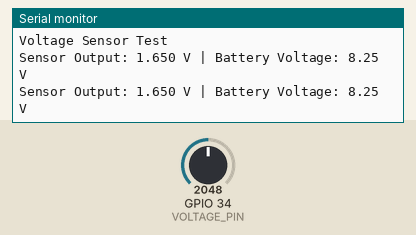
Simulated run of this sketch. Board: ESP32. On the bench: the last lines printed to the serial monitor. The test bench sets the inputs (shaded band); at power-on: GPIO 34 (VOLTAGE_PIN) = 2048 (analog values on the 0–4095 scale).

Above: at 1.2 s.
1.3 s: GPIO 34 (VOLTAGE_PIN) set to 2866
At 2.6 s:
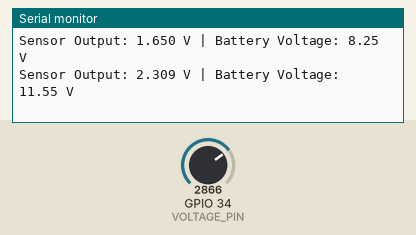
2.8 s: GPIO 34 (VOLTAGE_PIN) set to 3603
At 3.9 s:
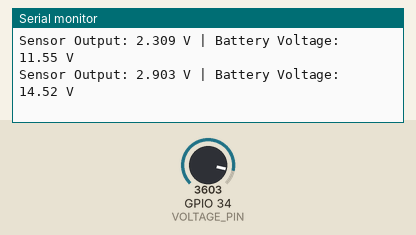
Timing chart, 0 to 5.8 s (numbered marks = the images above; inputs shaded):
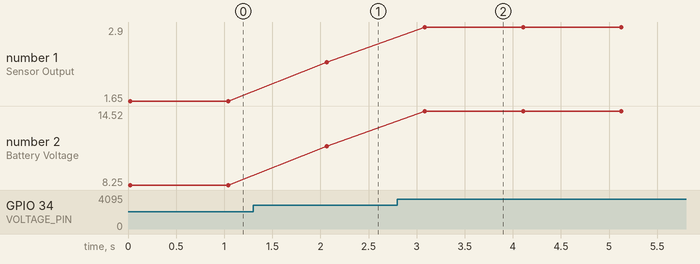

Measured:
- after the input at 1.3 s, the serial monitor: prints a new line after 0.76 s (image 1)
- after the input at 2.8 s, the serial monitor: prints a new line after 0.29 s (image 2)
- plotted number 1: 1.65 → 2.31 after the input at 1.3 s, 2.31 → 2.9 after the input at 2.8 s
- plotted number 2: 8.25 → 11.55 after the input at 1.3 s, 11.55 → 14.52 after the input at 2.8 s

The sketch:

Voltage_sensor_test_code.ino
```cpp
const int VOLTAGE_PIN = 34;

// Common 0–25V voltage sensor module
const float VOLTAGE_RATIO = 5.0;

void setup() {
  Serial.begin(115200);

  analogReadResolution(12);
  analogSetPinAttenuation(VOLTAGE_PIN, ADC_11db);

  Serial.println("Voltage Sensor Test");
}

void loop() {

  long sum = 0;

  for (int i = 0; i < 100; i++) {
    sum += analogReadMilliVolts(VOLTAGE_PIN);
    delayMicroseconds(100);
  }

  float sensorVoltage = (sum / 100.0) / 1000.0;

  float batteryVoltage = sensorVoltage * VOLTAGE_RATIO;

  Serial.print("Sensor Output: ");
  Serial.print(sensorVoltage, 3);
  Serial.print(" V | Battery Voltage: ");
  Serial.print(batteryVoltage, 2);
  Serial.println(" V");

  delay(1000);
}
```
